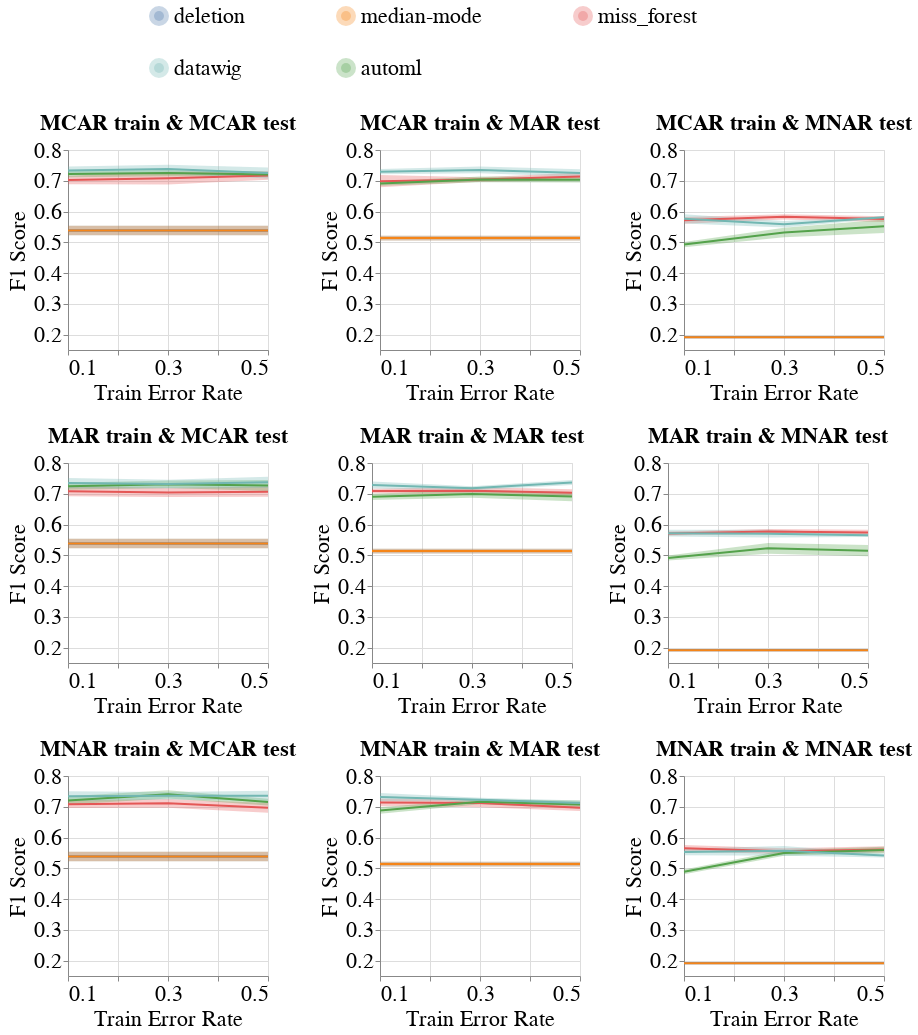

Notebook code for this chart:
### Code cell
create_exp2_line_bands_for_diff_imputers(dataset_name=DATASET_NAME,
                                         column_name='MAR',
                                         metric_name='f1_score',
                                         db_client=db_client,
                                         without_dummy=True)
